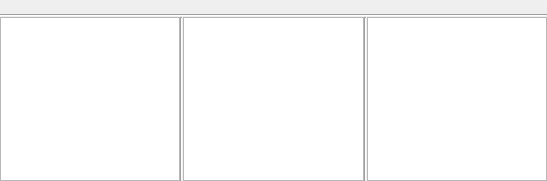
           <widget class="QWidget" name="scrollAreaWidgetContents_2">
            <property name="geometry">
             <rect>
              <x>0</x>
              <y>0</y>
              <width>547</width>
              <height>181</height>
             </rect>
            </property>
            <layout class="QGridLayout" name="gridLayout_11">
             <property name="leftMargin">
              <number>0</number>
             </property>
             <property name="topMargin">
              <number>0</number>
             </property>
             <property name="rightMargin">
              <number>0</number>
             </property>
             <property name="bottomMargin">
              <number>0</number>
             </property>
             <property name="spacing">
              <number>0</number>
             </property>
             <item row="2" column="0">
              <layout class="QHBoxLayout" name="horizontalLayout_5">
               <property name="spacing">
                <number>0</number>
               </property>
               <item>
                <widget class="QTableWidget" name="tableWidget_HexView_Address">
                 <property name="editTriggers">
                  <set>QAbstractItemView::NoEditTriggers</set>
                 </property>
                 <property name="selectionMode">
                  <enum>QAbstractItemView::SingleSelection</enum>
                 </property>
                 <property name="selectionBehavior">
                  <enum>QAbstractItemView::SelectRows</enum>
                 </property>
                 <property name="showGrid">
                  <bool>false</bool>
                 </property>
                 <attribute name="horizontalHeaderVisible">
                  <bool>false</bool>
                 </attribute>
                 <attribute name="verticalHeaderVisible">
                  <bool>false</bool>
                 </attribute>
                 <column>
                  <property name="text">
                   <string>Address</string>
                  </property>
                 </column>
                </widget>
               </item>
               <item>
                <widget class="Line" name="line_5">
                 <property name="orientation">
                  <enum>Qt::Vertical</enum>
                 </property>
                </widget>
               </item>
               <item>
                <widget class="QHexView" name="tableView_HexView_Hex"/>
               </item>
               <item>
                <widget class="Line" name="line_4">
                 <property name="orientation">
                  <enum>Qt::Vertical</enum>
                 </property>
                </widget>
               </item>
               <item>
                <widget class="QAsciiView" name="tableView_HexView_Ascii"/>
               </item>
               <item>
                <spacer name="horizontalSpacer_4">
                 <property name="orientation">
                  <enum>Qt::Horizontal</enum>
                 </property>
                 <property name="sizeHint" stdset="0">
                  <size>
                   <width>40</width>
                   <height>20</height>
                  </size>
                 </property>
                </spacer>
               </item>
              </layout>
             </item>
             <item row="0" column="0">
              <widget class="QLabel" name="label_HexView_Information">
               <property name="text">
                <string/>
               </property>
              </widget>
             </item>
             <item row="1" column="0">
              <widget class="Line" name="line_6">
               <property name="orientation">
                <enum>Qt::Horizontal</enum>
               </property>
              </widget>
             </item>
            </layout>
            <zorder></zorder>
            <zorder>label_HexView_Information</zorder>
            <zorder>line_6</zorder>
           </widget>
